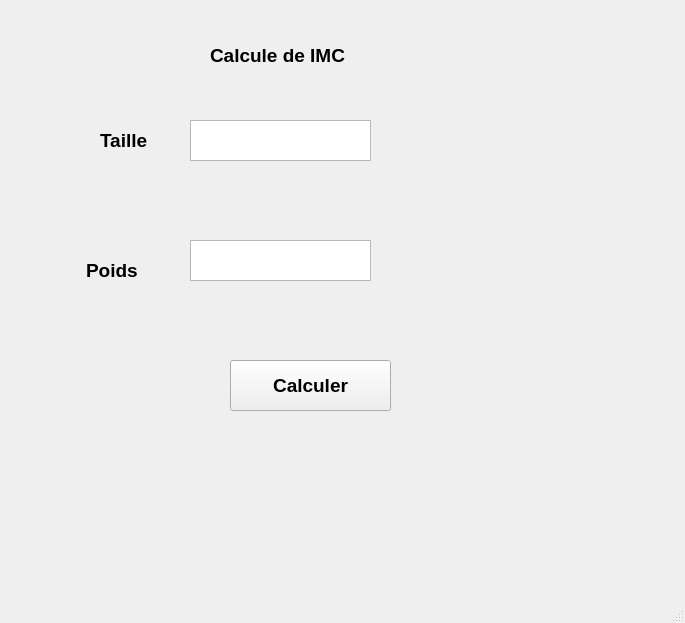
<?xml version="1.0" encoding="UTF-8"?>
<ui version="4.0">
 <class>MainWindow</class>
 <widget class="QMainWindow" name="MainWindow">
  <property name="geometry">
   <rect>
    <x>0</x>
    <y>0</y>
    <width>685</width>
    <height>623</height>
   </rect>
  </property>
  <property name="font">
   <font>
    <family>Arial</family>
    <pointsize>14</pointsize>
    <weight>75</weight>
    <bold>true</bold>
   </font>
  </property>
  <property name="windowTitle">
   <string>MainWindow</string>
  </property>
  <widget class="QWidget" name="centralwidget">
   <widget class="QLabel" name="label">
    <property name="geometry">
     <rect>
      <x>210</x>
      <y>30</y>
      <width>141</width>
      <height>51</height>
     </rect>
    </property>
    <property name="text">
     <string>Calcule de IMC</string>
    </property>
   </widget>
   <widget class="QLabel" name="label_2">
    <property name="geometry">
     <rect>
      <x>100</x>
      <y>130</y>
      <width>61</width>
      <height>21</height>
     </rect>
    </property>
    <property name="text">
     <string>Taille</string>
    </property>
   </widget>
   <widget class="QLabel" name="label_3">
    <property name="geometry">
     <rect>
      <x>86</x>
      <y>260</y>
      <width>71</width>
      <height>20</height>
     </rect>
    </property>
    <property name="text">
     <string>Poids</string>
    </property>
   </widget>
   <widget class="QPushButton" name="c">
    <property name="geometry">
     <rect>
      <x>230</x>
      <y>360</y>
      <width>161</width>
      <height>51</height>
     </rect>
    </property>
    <property name="text">
     <string>Calculer</string>
    </property>
   </widget>
   <widget class="QTextEdit" name="Taille">
    <property name="geometry">
     <rect>
      <x>190</x>
      <y>120</y>
      <width>181</width>
      <height>41</height>
     </rect>
    </property>
   </widget>
   <widget class="QTextEdit" name="Poid">
    <property name="geometry">
     <rect>
      <x>190</x>
      <y>240</y>
      <width>181</width>
      <height>41</height>
     </rect>
    </property>
   </widget>
   <widget class="QLabel" name="res">
    <property name="geometry">
     <rect>
      <x>270</x>
      <y>310</y>
      <width>101</width>
      <height>21</height>
     </rect>
    </property>
    <property name="text">
     <string/>
    </property>
   </widget>
  </widget>
  <widget class="QMenuBar" name="menubar">
   <property name="geometry">
    <rect>
     <x>0</x>
     <y>0</y>
     <width>685</width>
     <height>28</height>
    </rect>
   </property>
  </widget>
  <widget class="QStatusBar" name="statusbar"/>
 </widget>
 <resources/>
 <connections/>
</ui>
